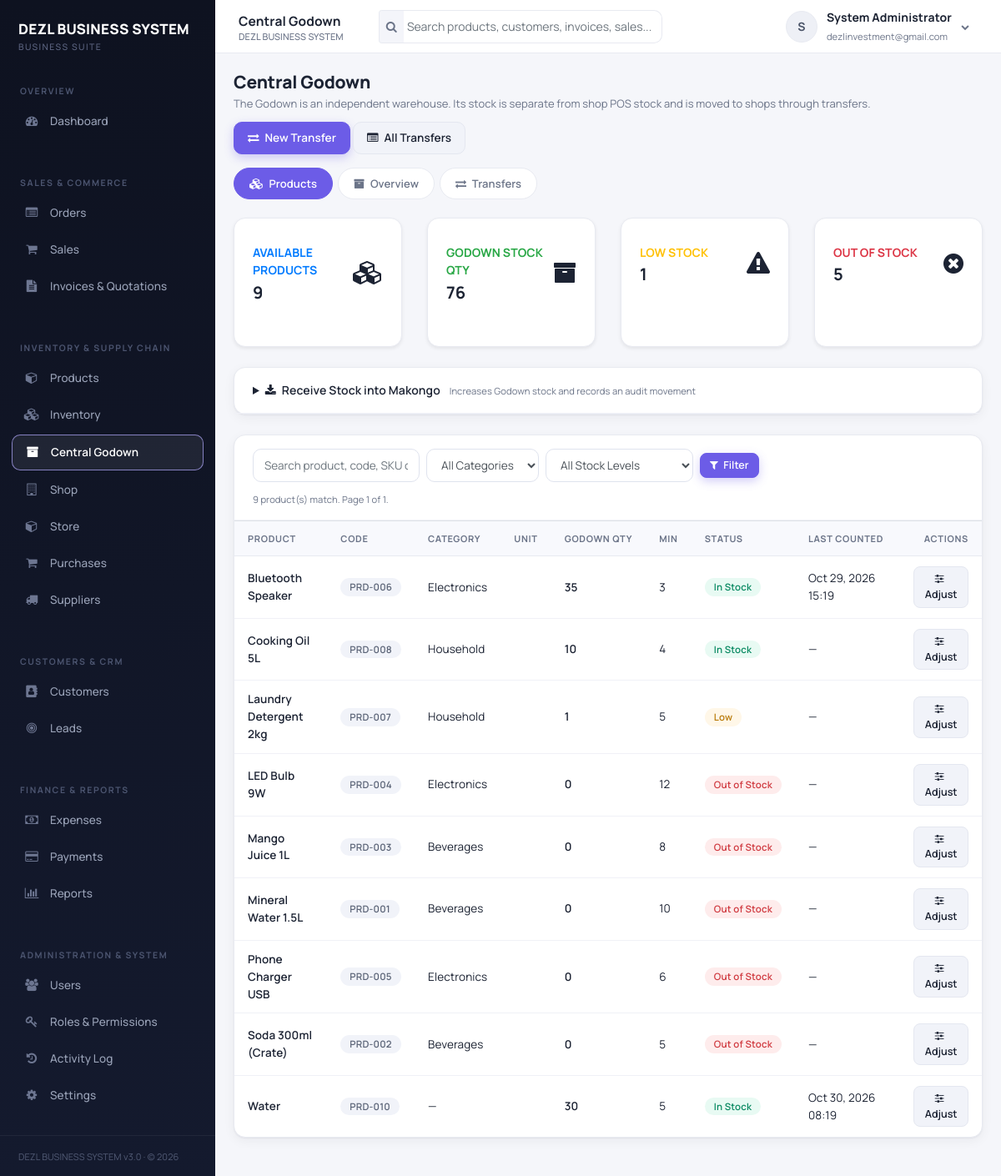
Page /godown.php (signed in) on the earlier database version.
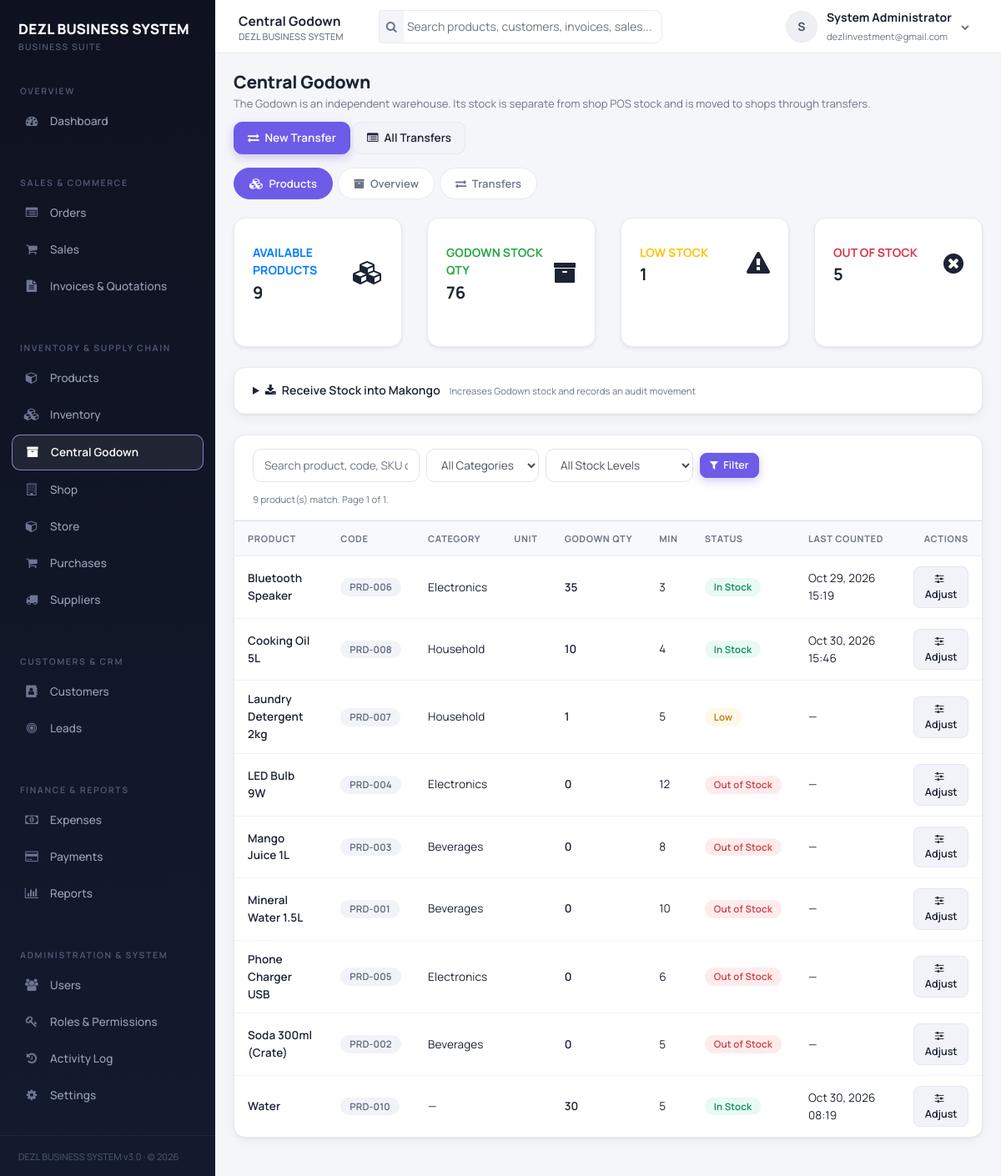
Same page on the later database version.
### tables this page shows
CREATE TABLE `products` (
  `product_id` int(10) UNSIGNED NOT NULL,
  `tenant_id` int(10) UNSIGNED NOT NULL,
  `category_id` int(10) UNSIGNED DEFAULT NULL,
  `code` varchar(100) NOT NULL,
  `name` varchar(191) NOT NULL,
  `description` text DEFAULT NULL,
  `barcode` varchar(100) DEFAULT NULL,
  `sku` varchar(100) DEFAULT NULL,
  `brand` varchar(100) DEFAULT NULL,
  `unit_id` int(10) UNSIGNED DEFAULT NULL,
  `purchase_price` decimal(12,2) NOT NULL DEFAULT 0.00,
  `sale_price` decimal(12,2) NOT NULL DEFAULT 0.00,
  `tax_rate` decimal(5,2) NOT NULL DEFAULT 0.00,
  `min_stock_level` decimal(12,2) NOT NULL DEFAULT 0.00,
  `date_added` date DEFAULT NULL,
  `is_active` tinyint(1) NOT NULL DEFAULT 1,
  `is_service` tinyint(1) NOT NULL DEFAULT 0,
  `variant_size` varchar(50) DEFAULT NULL,
  `variant_color` varchar(50) DEFAULT NULL,
  `image` varchar(255) DEFAULT NULL,
  `created_by` int(10) UNSIGNED DEFAULT NULL,
  `created_at` timestamp NOT NULL DEFAULT current_timestamp()
);

CREATE TABLE `product_categories` (
  `category_id` int(10) UNSIGNED NOT NULL,
  `tenant_id` int(10) UNSIGNED NOT NULL,
  `parent_category_id` int(10) UNSIGNED DEFAULT NULL,
  `name` varchar(191) NOT NULL,
  `description` text DEFAULT NULL
);

CREATE TABLE `inventory_stock` (
  `stock_id` int(10) UNSIGNED NOT NULL,
  `tenant_id` int(10) UNSIGNED NOT NULL,
  `product_id` int(10) UNSIGNED NOT NULL,
  `warehouse_id` int(10) UNSIGNED NOT NULL,
  `quantity` decimal(12,2) NOT NULL DEFAULT 0.00,
  `reorder_level` decimal(12,2) NOT NULL DEFAULT 0.00,
  `production_date` date DEFAULT NULL,
  `expires_at` date DEFAULT NULL,
  `last_counted_at` datetime DEFAULT NULL,
  `updated_at` timestamp NOT NULL DEFAULT current_timestamp() ON UPDATE current_timestamp()
);

### User.php (called while the page is built, shortened)
<?php
class User
{
    public $user_id;
    public $tenant_id;
    private $permission_cache = null;
    public static function getUserById($userId)
    {
        global $conn;
        $stmt = $conn->prepare("SELECT * FROM users WHERE user_id = ? LIMIT 1");
        $stmt->bind_param('i', $userId);
        $stmt->execute();
        $row = $stmt->get_result()->fetch_assoc();
        $user = new self();
        foreach ($row as $key => $value) {
            if (property_exists($user, $key)) $user->$key = $value;
        }
        $user->loadRoles();
        return $user;
    }
    private function loadRoles()
    {
        global $conn;
        $stmt = $conn->prepare(
            "SELECT r.role_id, r.name FROM user_roles ur
             JOIN roles r ON r.role_id = ur.role_id
             WHERE ur.user_id = ? AND ur.tenant_id = ?"
        );
        $stmt->bind_param('ii', $this->user_id, $this->tenant_id);
        $stmt->execute();
        $result = $stmt->get_result();
        while ($row = $result->fetch_assoc()) {
            $this->roles[] = $row['name'];
        }
    }
    public function hasPermission($permission)
    {
        global $conn;
        if ($this->permission_cache === null) {
            $roleIds = [];
            $stmt = $conn->prepare("SELECT role_id FROM user_roles WHERE user_id = ? AND tenant_id = ?");
            $stmt->bind_param('ii', $this->user_id, $this->tenant_id);
            $stmt->execute();
            $result = $stmt->get_result();
            while ($row = $result->fetch_assoc()) {
                $roleIds[] = (int)$row['role_id'];
            }
            $this->permission_cache = [];
            if ($roleIds) {
                $placeholders = implode(',', array_fill(0, count($roleIds), '?'));
                $sql = "SELECT DISTINCT p.name FROM permissions p
                        JOIN role_permissions rp ON rp.permission_id = p.permission_id
                        WHERE rp.role_id IN ($placeholders)";
                $stmt = $conn->prepare($sql);
                $stmt->bind_param(str_repeat('i', count($roleIds)), ...$roleIds);
                $stmt->execute();
                $result = $stmt->get_result();
                while ($row = $result->fetch_assoc()) {
                    $this->permission_cache[] = $row['name'];
                }
            }
        }
        return in_array($permission, $this->permission_cache, true);
    }
}

### auth_check.php (called while the page is built, shortened)
<?php
$current_user = User::getUserById($_SESSION['user_id']);

### helpers.php (called while the page is built, shortened)
<?php
function e($value) {
    return htmlspecialchars((string)$value, ENT_QUOTES, 'UTF-8');
}
function can($permission) {
    global $current_user;
    return $current_user && $current_user->hasPermission($permission);
}
function tenant_admin_scope() {
    return can('manage_users') || can('manage_settings');
}
function accessible_shops($tenant_id = null, $include_inactive = false) {
    global $current_user;
    $tenant_id = $tenant_id === null ? (int)$current_user->tenant_id : (int)$tenant_id;
    $active_sql = $include_inactive ? '' : ' AND s.is_active = 1';
    if (tenant_admin_scope()) {
        return fetch_all(
            "SELECT s.* FROM shops s WHERE s.tenant_id = ?{$active_sql} ORDER BY s.name",
            $tenant_id
        );
    }
    return fetch_all(
        "SELECT s.* FROM shops s
         JOIN user_shops us ON us.shop_id = s.shop_id AND us.tenant_id = s.tenant_id
         WHERE s.tenant_id = ? AND us.user_id = ?{$active_sql}
         ORDER BY s.name",
        $tenant_id,
        $current_user->user_id
    );
}
function find_active_godown($tenant_id = null, $include_inactive = false) {
    global $current_user;
    $tenant_id = $tenant_id === null ? (int)$current_user->tenant_id : (int)$tenant_id;
    $active_sql = $include_inactive ? '' : ' AND w.is_active = 1';
    return fetch_one(
        "SELECT w.*, NULL AS shop_name, NULL AS shop_code, 1 AS shop_is_active
         FROM warehouses w
         WHERE w.tenant_id = ? AND w.location_type = 'godown'{$active_sql}
         ORDER BY w.is_active DESC, w.warehouse_id
         LIMIT 1",
        $tenant_id
    );
}
function ensure_central_godown($tenant_id = null) {
    global $current_user, $conn;
    $tenant_id = $tenant_id === null ? (int)$current_user->tenant_id : (int)$tenant_id;
    $existing = fetch_one(
        "SELECT * FROM warehouses
          WHERE tenant_id = ? AND location_type = 'godown' AND is_active = 1
          ORDER BY warehouse_id
          LIMIT 1",
        $tenant_id
    );
    if ($existing) return $existing;
    $stmt = $conn->prepare(
        "INSERT INTO warehouses (tenant_id, shop_id, name, code, location_type, is_active)
         VALUES (?, NULL, 'Central Godown', ?, 'godown', 1)"
    );
    $stmt->bind_param('is', $tenant_id, $code);
    $stmt->execute();
    $warehouse_id = (int)$stmt->insert_id;
    return fetch_one(
        "SELECT * FROM warehouses WHERE warehouse_id = ? AND tenant_id = ?",
        $warehouse_id,
        $tenant_id
    );
}
function format_quantity($value) {
    $formatted = number_format((float)$value, 2, '.', '');
    $formatted = rtrim(rtrim($formatted, '0'), '.');
    return $formatted === '' || $formatted === '-0' ? '0' : $formatted;
}
function fetch_one($sql, ...$params) {
    global $conn;
    $stmt = $conn->prepare($sql);
    if ($params) {
        $types = '';
        foreach ($params as $p) {
            $types .= is_int($p) ? 'i' : (is_float($p) ? 'd' : 's');
        }
        $stmt->bind_param($types, ...$params);
    }
    $stmt->execute();
    $row = $stmt->get_result()->fetch_assoc();
    return $row;
}
function fetch_all($sql, ...$params) {
    global $conn;
    $stmt = $conn->prepare($sql);
    if ($params) {
        $types = '';
        foreach ($params as $p) {
            $types .= is_int($p) ? 'i' : (is_float($p) ? 'd' : 's');
        }
        $stmt->bind_param($types, ...$params);
    }
    $stmt->execute();
    $rows = $stmt->get_result()->fetch_all(MYSQLI_ASSOC);
    return $rows;
}

### godown.php (the view, shortened to what the changed rows need)
<?php
require_once 'header.php';
require_once 'auth_check.php';
$tenant_id = (int)$current_user->tenant_id;
$can_manage = can('manage_godown');
$tab = (string)($_GET['tab'] ?? 'products');
$godown = find_active_godown($tenant_id, false);
$page = max(1, (int)($_GET['page'] ?? 1));
$per_page = 50;
$offset = ($page - 1) * $per_page;
$product_from = " FROM products p
    LEFT JOIN product_categories c ON c.category_id = p.category_id AND c.tenant_id = p.tenant_id
    LEFT JOIN units_of_measurement u ON u.unit_id = p.unit_id AND u.tenant_id = p.tenant_id
    LEFT JOIN inventory_stock s ON s.product_id = p.product_id
        AND s.tenant_id = p.tenant_id AND s.warehouse_id = ?";
$product_where = " WHERE p.tenant_id = ? AND p.is_service = 0";
$product_params = [$godown ? (int)$godown['warehouse_id'] : 0, $tenant_id];
$product_rows = $godown ? fetch_all(
    "SELECT p.product_id, p.code, p.name, p.sku, p.barcode, p.min_stock_level, p.is_active,
            c.name category_name, COALESCE(u.short_name, '') unit_short,
            COALESCE(u.is_decimal, 0) is_decimal,
            COALESCE(s.quantity, 0) godown_qty, s.last_counted_at"
    . $product_from . $product_where
    . " ORDER BY p.name, p.product_id LIMIT ? OFFSET ?",
    ...array_merge($product_params, [$per_page, $offset])
) : [];
require_once 'navbar.php';
?>
<div class="page-head">
    <div>
        <h1 class="page-title">Central Godown</h1>
    </div>
</div>
<?php if ($tab === 'products'): ?>
    <?php if (!$godown): ?>
        <div class="alert alert-warning">
            No Central Godown has been created yet. By default, an empty system godown needs to be set up.
            <a href="godown.php?tab=overview" class="alert-link">Go to Overview to create one</a>.
        </div>
    <?php else: ?>
        <div class="card mb-4">
            <div class="card-body p-0">
                <div class="table-responsive">
                    <table class="table table-hover mb-0">
                        <thead>
                            <tr>
                                <th>Product</th>
                                <th>Code</th>
                                <th>Category</th>
                                <th>Unit</th>
                                <th>Godown Qty</th>
                                <th>Min</th>
                                <th>Status</th>
                                <th>Last Counted</th>
                                <th class="text-right">Actions</th>
                            </tr>
                        </thead>
                        <tbody>
                        <?php foreach ($product_rows as $row): ?>
                            <?php
                            $qty = (float)$row['godown_qty'];
                            $min = (float)$row['min_stock_level'];
                            if (!$row['is_active']) {
                                $status_label = 'Inactive';
                                $status_class = 'secondary';
                            } elseif ($qty <= 0) {
                                $status_label = 'Out of Stock';
                                $status_class = 'danger';
                            } elseif ($qty <= $min) {
                                $status_label = 'Low';
                                $status_class = 'warning';
                            } else {
                                $status_label = 'In Stock';
                                $status_class = 'success';
                            }
                            ?>
                            <tr>
                                <td class="font-weight-semibold"><?php echo e($row['name']); ?></td>
                                <td><span class="badge badge-secondary"><?php echo e($row['code']); ?></span></td>
                                <td><?php echo e($row['category_name'] ?: '—'); ?></td>
                                <td><?php echo e($row['unit_short']); ?></td>
                                <td class="font-weight-semibold"><?php echo e(format_quantity($qty)); ?></td>
                                <td><?php echo e(format_quantity($min)); ?></td>
                                <td><span class="badge badge-<?php echo e($status_class); ?>"><?php echo e($status_label); ?></span></td>
                                <td><?php echo $row['last_counted_at'] ? e(date('M d, Y H:i', strtotime($row['last_counted_at']))) : '—'; ?></td>
                                <td class="text-right">
                                    <?php if ($can_manage && $godown): ?>
                                        <button type="button"
                                        class="btn btn-sm btn-light open-adjust-modal"
                                        data-product-id="<?php echo (int)$row['product_id']; ?>"
                                        data-product-name="<?php echo e($row['name'] . ' (' . $row['code'] . ')'); ?>"
                                        data-decimal="<?php echo (int)($row['is_decimal'] ?? 0); ?>"
                                        title="Adjust Stock">
                                            <i class="fa fa-sliders mr-1"></i> Adjust
                                        </button>
                                    <?php endif; ?>
                                </td>
                            </tr>
                        <?php endforeach; ?>
                        </tbody>
                    </table>
                </div>
            </div>
        </div>
    <?php endif; ?>
<?php endif; ?>
<?php require_once 'footer.php'; ?>

Differences in the rows shown:
changed through a linked row, products "Cooking Oil 5L": inventory_stock.last_counted_at (not shown) → "Oct 30, 2026 15:46"; no longer shows "—"
